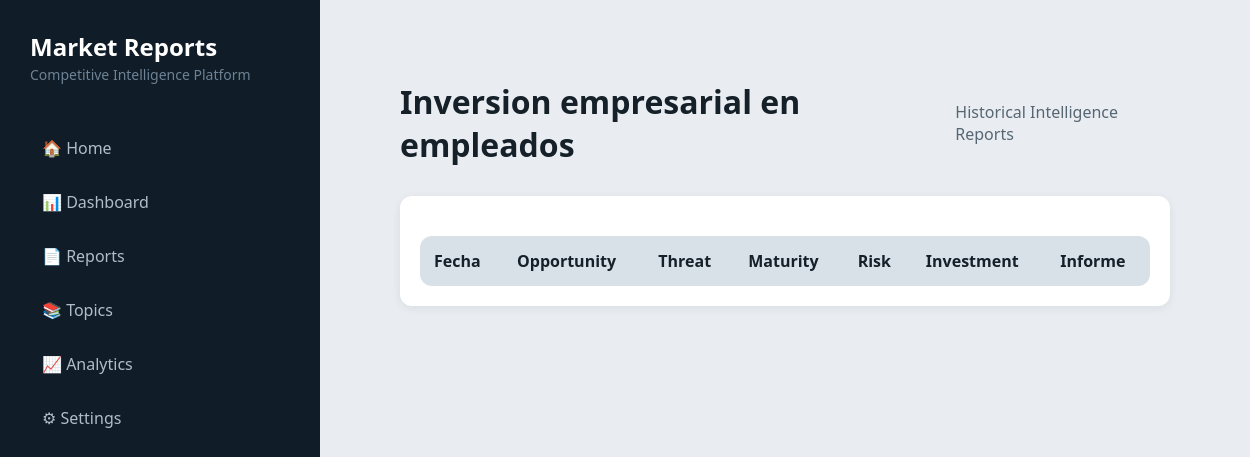
Page /topic/Inversion empresarial en empleados on the earlier database version.
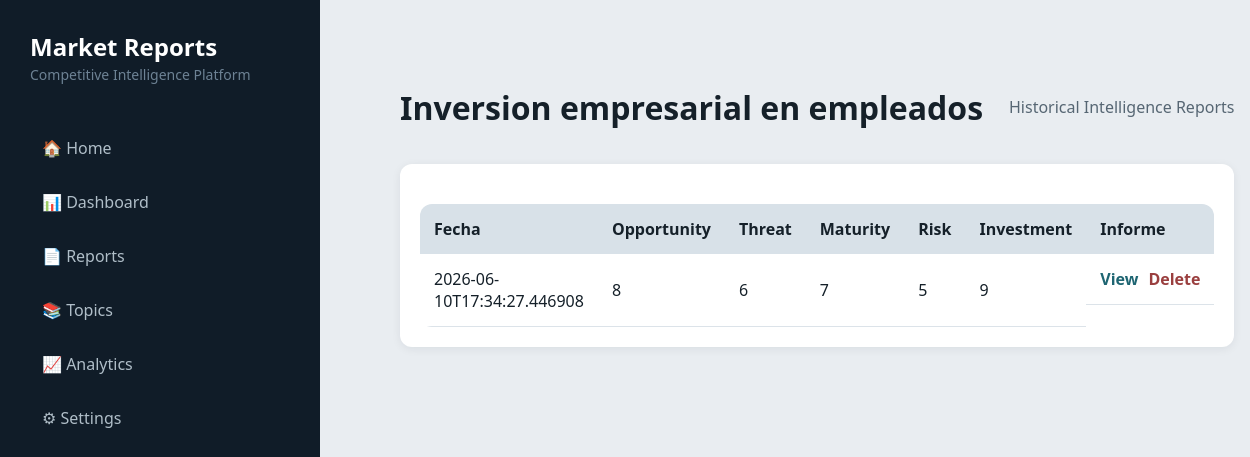
Same page on the later database version.
### tables this page shows
CREATE TABLE reports (

        id INTEGER PRIMARY KEY AUTOINCREMENT,

        topic TEXT NOT NULL,

        created_at TEXT NOT NULL,

        market_opportunity INTEGER,

        competitive_threat INTEGER,

        technology_maturity INTEGER,

        regulatory_risk INTEGER,

        investment_attractiveness INTEGER,

        markdown_path TEXT,

        pdf_path TEXT
    , md_path TEXT);

### app/dashboard/server.py (the view)
@app.get("/topic/{topic}")
def topic_page(
    request: Request,
    topic: str
):
    reports = get_reports_by_topic(topic.strip())
    return templates.TemplateResponse(
        request=request,
        name="report.html",
        context={
            "topic": topic,
            "reports": reports
        }
    )

### app/dashboard/templates/report.html
{% set title = topic %}
{% extends "base.html" %}
{% block content %}
<div class="header">
    <h1>{{ topic }}</h1>
    <p>
        Historical Intelligence Reports
    </p>
</div>
<div class="card">
    <table>
        <tr>
            <th>Fecha</th>
            <th>Opportunity</th>
            <th>Threat</th>
            <th>Maturity</th>
            <th>Risk</th>
            <th>Investment</th>
            <th>Informe</th>
        </tr>
        {% for report in reports %}
        <tr>
            <td>{{ report[2] }}</td>
            <td>{{ report[3] if report[3] is not none else '—' }}</td>
            <td>{{ report[4] if report[4] is not none else '—' }}</td>
            <td>{{ report[5] if report[5] is not none else '—' }}</td>
            <td>{{ report[6] if report[6] is not none else '—' }}</td>
            <td>{{ report[7] if report[7] is not none else '—' }}</td>
            <td class="actions">
                <a
                    class="btn-view"
                    href="/report/{{ report[0] }}"
                >
                    View
                </a>
                <a
                    class="btn-delete"
                    href="/delete/{{ report[0] }}"
                    onclick="return confirm('Delete report?')"
                >
                    Delete
                </a>
            </td>
        </tr>
        {% endfor %}
    </table>
</div>
{% endblock %}

Differences in the rows shown:
added reports: topic "Inversion empresarial en empleados", created_at "2026-06-10T17:34:27.446908", market_opportunity "8", competitive_threat "6", technology_maturity "7", regulatory_risk "5", investment_attractiveness "9"
Other differences:
{{ topic }}: "Inversion empresarial en empleados" → (not shown)
